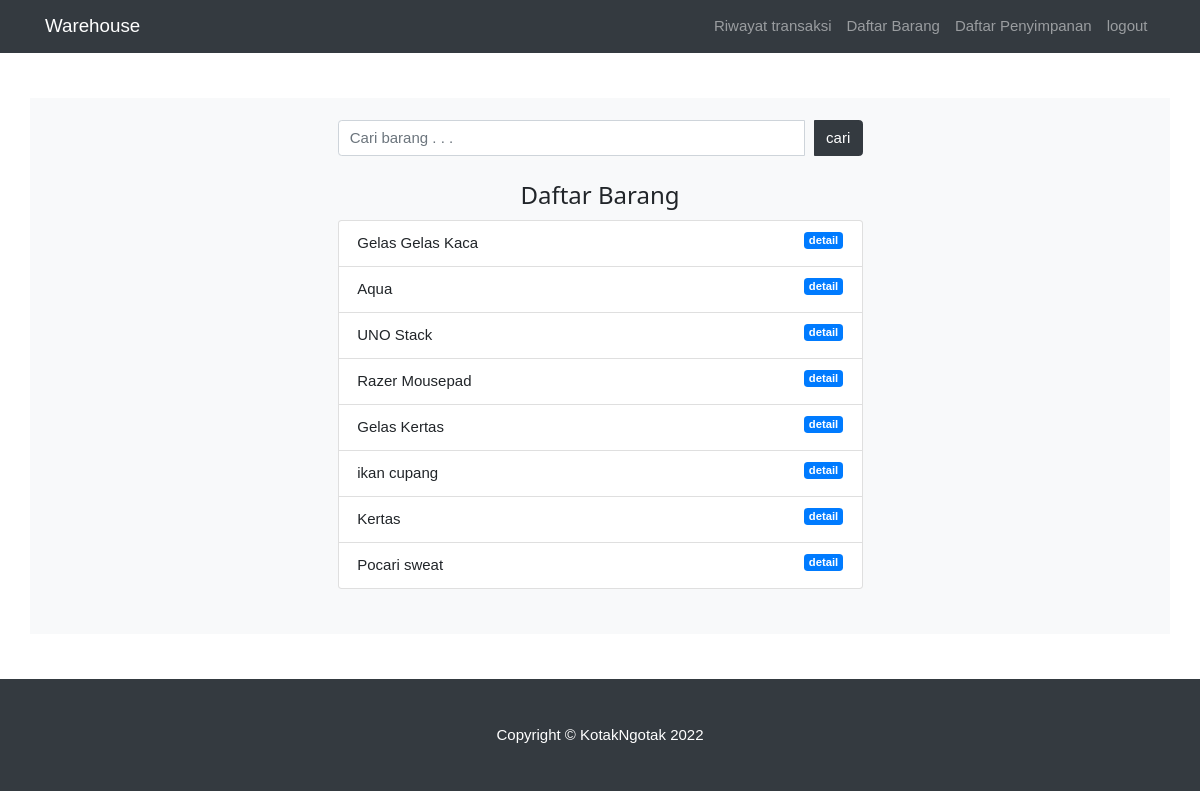
/index.php/user/barang, run on the app's committed database.
### tables this page shows
CREATE TABLE `barang` (
  `id_barang` int(20) NOT NULL,
  `nama_barang` varchar(50) NOT NULL,
  `deskripsi` varchar(250) DEFAULT NULL
);

### application/controllers/User.php (called while the page is built, shortened)
<?php
class User extends CI_Controller {
	public function __construct()
	{
		$this->load->model('Barang_model');
		$this->load->library('form_validation');
	}
	public function barang()
	{
		$jdl['judul'] = 'Data barang';
		$data['barang'] = $this->Barang_model->getAllBarang();
		$this->load->view('template/header2', $jdl);
		$this->load->view('user/barang', $data);
		$this->load->view('template/footer2');
	}
}

### index.php (called while the page is built, shortened)
<?php
require_once BASEPATH.'core/CodeIgniter.php';

### application/models/Barang_model.php (called while the page is built, shortened)
<?php
class Barang_model extends CI_model {
	public function getallBarang()
	{
		return $this->db->get('barang')->result_array();
	}
}

### application/views/user/barang.php (the view, shortened to what this page needs)
<div class="container mt-5 mb-5 pb-5 bg-light">
	<div class="row mt-3 mx-auto bg-item" style="width: 100%;">
		<div class="col-md-6 mx-auto" style="width: 100%;">
			<form action="" method="post">
				<div class="input-group mt-4">
				  <input type="text" class="form-control" placeholder="Cari barang . . ." name="cari">
				  <div class="input-group-append">
				    <button class="btn btn-dark" type="submit" >cari</button>
				  </div>
				</div>
			</form>
		</div>
	</div>
	<div class="row mt-3 mx-auto bg-item" style="width: 100%;">
		<div class="col-md-6 mx-auto" style="width: 100%;">
			<h3 class="w3-center">Daftar Barang</h3>
			<ul class="list-group">
				<?php foreach( $barang as $brg ) : ?>
				<li class="list-group-item">
					<?= $brg['nama_barang']; ?>
					<a href="<?= base_url('user/detail/'); ?><?= $brg['id_barang']; ?>" class="badge badge-primary float-right">detail</a>
				</li>
				<?php endforeach; ?>
			</ul>
		</div>
	</div>
</div>

### src/css/style.css (style rules this page uses)
.badge { margin-left : 10px; }
.btn { margin-left: 10px; }
body, html { height: 100%; font-family: "Inconsolata", sans-serif; }

### src/css/style2.css (style rules this page uses)
html { box-sizing:border-box }
*,*:before,*:after { box-sizing:inherit }
html { -ms-text-size-adjust:100%;-webkit-text-size-adjust:100% }
body { margin:0 }
a { background-color:transparent }
button,input,select,textarea,optgroup { font:inherit;margin:0 }
button,input { overflow:visible }
button,select { text-transform:none }
button,[type=button],[type=reset],[type=submit] { -webkit-appearance:button }
html,body { font-family:Verdana,sans-serif;font-size:15px;line-height:1.5 }
html { overflow-x:hidden }
h3 { font-size:24px }
h1,h2,h3,h4,h5,h6 { font-family:"Segoe UI",Arial,sans-serif;font-weight:400;margin:10px 0 }
a { color:inherit }
.w3-center { text-align:center!important }

### data on the page
barang: nama_barang "Gelas Gelas Kaca"
barang: nama_barang "Aqua"
barang: nama_barang "UNO Stack"
barang: nama_barang "Razer Mousepad"
barang: nama_barang "Gelas Kertas"
barang: nama_barang "ikan cupang"
barang: nama_barang "Kertas"
barang: nama_barang "Pocari sweat"
